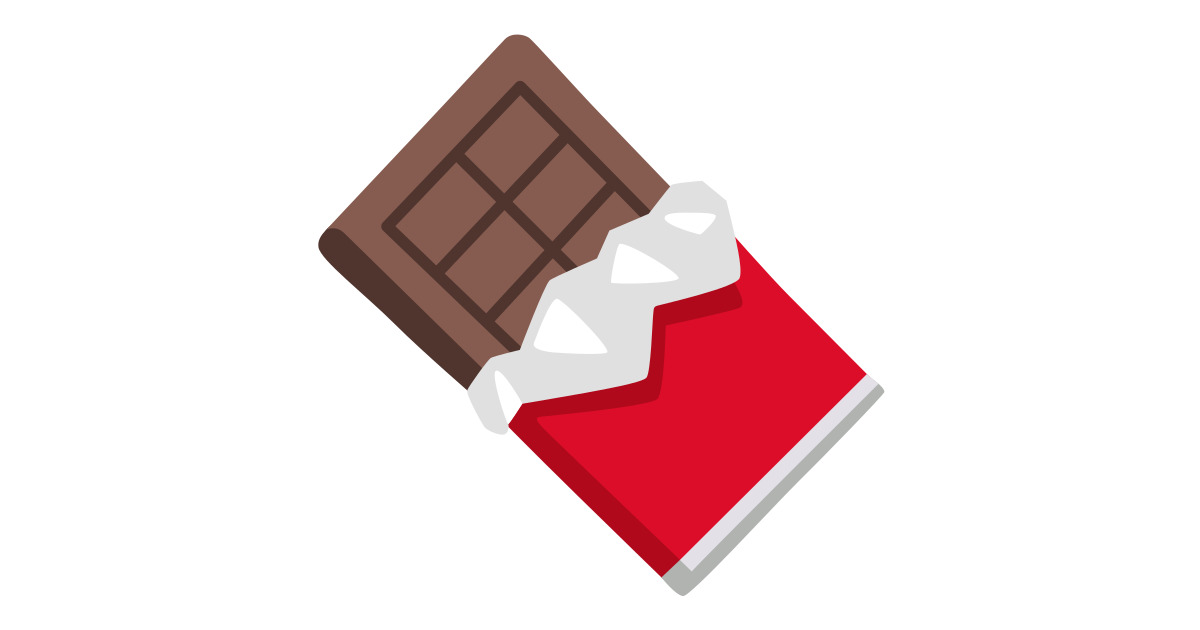
#> input picture ur5_draw_ws/src/image_to_drawing/src/lib/images/chocolate_bar.png, 1200 x 630 px
$ python -i main.py   (imports and definitions only)   (older library calls are emulated)
#> lines starting #> are read from the running program, lines starting #| are printed output that depends on the picture; after the words box and inside, x2 and y2 are one past the last pixel; in counts of white or black regions, pixels touching at a corner belong together
#> further down, picture is the input picture: shape (630, 1200, 3); mean B, G, R 223, 222, 239
import cv2
import os
from time import sleep
from simple_term_menu import TerminalMenu
import numpy as np
import matplotlib.pyplot as plt
from tqdm import tqdm
from edge_processing import (
    multi_scale_scharr_detection,
    extract_edges_contours,
    adaptive_preprocessing,
    estimate_noise_level
)
from point_processing import refine_sequences

# [57 lines left out: function draw_edges, not called in this run]

def analyze_image_properties(image):
    """Analyze image properties to determine optimal parameters"""
    gray = cv2.cvtColor(image, cv2.COLOR_BGR2GRAY) if len(image.shape) == 3 else image
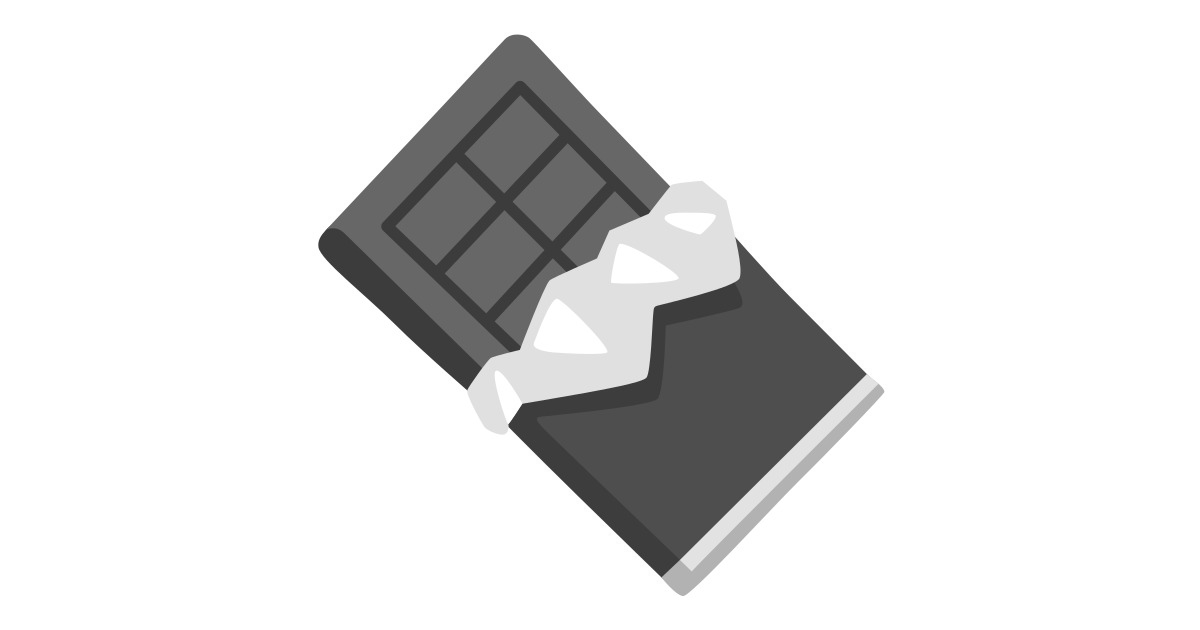
#> gray: shape (630, 1200); min 51, max 255, mean 227.2

    # Calculate various metrics
    laplacian_var = cv2.Laplacian(gray, cv2.CV_64F).var()
#> laplacian_var = 147.8
    mean_intensity = np.mean(gray)
#> mean_intensity = 227.2
    std_intensity = np.std(gray)
#> std_intensity = 61.95

    # Estimate edge density
    edges_canny = cv2.Canny(gray, 50, 150)
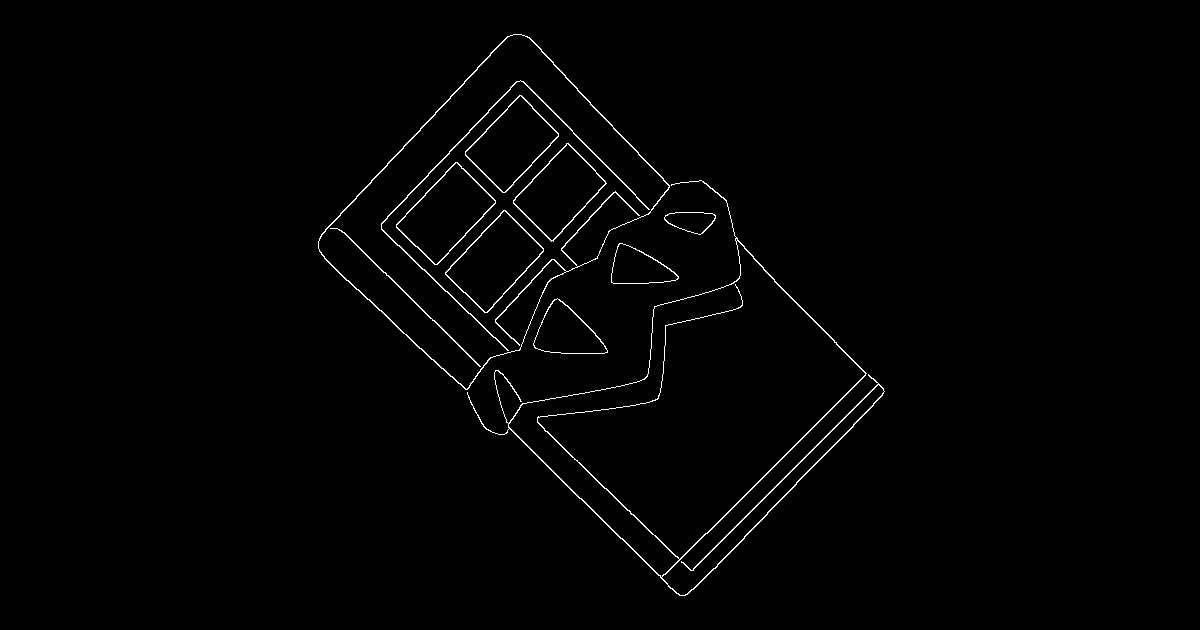
#> edges_canny: shape (630, 1200); 1.1% white in thin lines or dots, all inside (x1, y1, x2, y2) = (318, 34, 885, 596)
    edge_density = np.sum(edges_canny > 0) / (gray.shape[0] * gray.shape[1])
#> edge_density = 0.0106

    print(f"\nImage analysis:")
    print(f"  Laplacian variance: {laplacian_var:.1f}")
#|   Laplacian variance: 147.8
    print(f"  Edge density: {edge_density:.3f}")
#|   Edge density: 0.011
    print(f"  Mean intensity: {mean_intensity:.1f}")
#|   Mean intensity: 227.2
    print(f"  Std intensity: {std_intensity:.1f}")
#|   Std intensity: 62.0

    return {
        'laplacian_var': laplacian_var,
        'edge_density': edge_density,
        'mean_intensity': mean_intensity,
        'std_intensity': std_intensity
    }

# [153 lines left out: functions get_optimal_threshold, main, not called in this run]

# [2 lines not run here, left out]

>>> import cv2
>>> picture = cv2.imread('images/chocolate_bar.png')
>>> result = analyze_image_properties(picture)
#> result = {'laplacian_var': 147.8, 'edge_density': 0.0106, 'mean_intensity': 227.2, 'std_intensity': 61.95}
